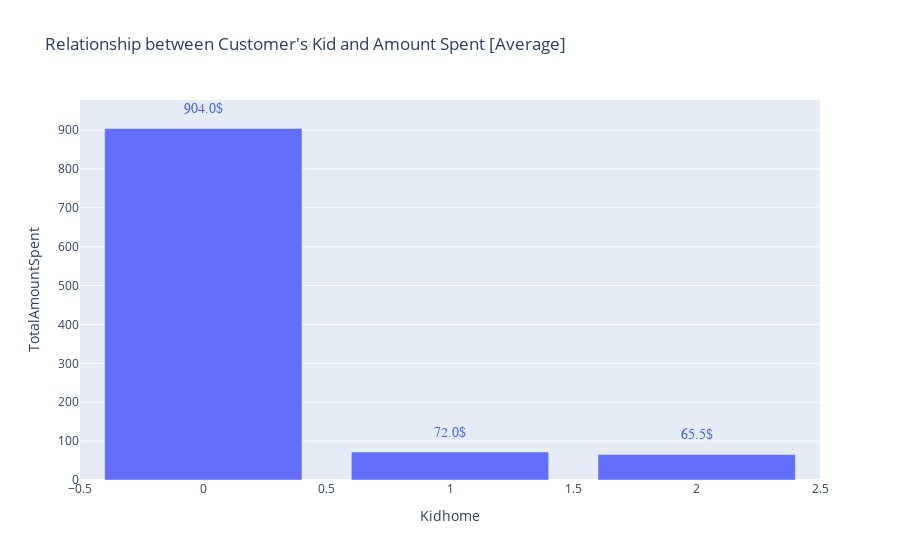

This figure's notebook cell:
### Code cell
mask = df.groupby("Kidhome")["TotalAmountSpent"].median()
mask = mask.reset_index()
fig = px.bar(data_frame=mask, x="Kidhome", y="TotalAmountSpent", height=500,
             title="Relationship between Customer's Kid and Amount Spent [Average]")

annotation = []
for x, y in zip(mask["Kidhome"], mask["TotalAmountSpent"]):
    annotation.append(
        dict(x=x, y=y +50,
             text=str(round(y, 2)) + '$',
             font=dict(family='Arial', size=14, color='rgb(66, 99, 236)'), showarrow=False)
    )
fig.update_xaxes(categoryorder='array', categoryarray= ["21-30", "31-40"])
fig.update_layout(annotations=annotation)
fig.show()

### Figure 1 — Plotly figure (JSON) as saved in the notebook; plotly's stock layout.template omitted (floating-point values rounded to 4 significant figures)
{"data": [{"alignmentgroup": "True", "hovertemplate": "Kidhome=%{x}<br>TotalAmountSpent=%{y}<extra></extra>", "legendgroup": "", "marker": {"color": "#636efa", "pattern": {"shape": ""}}, "name": "", "offsetgroup": "", "orientation": "v", "showlegend": false, "textposition": "auto", "type": "bar", "x": [0, 1, 2], "xaxis": "x", "y": [904, 72, 65.5], "yaxis": "y"}], "layout": {"annotations": [{"font": {"color": "rgb(66, 99, 236)", "family": "Arial", "size": 14}, "showarrow": false, "text": "904.0$", "x": 0, "y": 954}, {"font": {"color": "rgb(66, 99, 236)", "family": "Arial", "size": 14}, "showarrow": false, "text": "72.0$", "x": 1, "y": 122}, {"font": {"color": "rgb(66, 99, 236)", "family": "Arial", "size": 14}, "showarrow": false, "text": "65.5$", "x": 2, "y": 115.5}], "autosize": true, "barmode": "relative", "legend": {"tracegroupgap": 0}, "title": {"text": "Relationship between Customer's Kid and Amount Spent [Average]"}, "xaxis": {"anchor": "y", "autorange": true, "categoryarray": ["21-30", "31-40"], "categoryorder": "array", "domain": [0, 1], "range": [-0.5, 2.5], "title": {"text": "Kidhome"}, "type": "linear"}, "yaxis": {"anchor": "x", "autorange": true, "domain": [0, 1], "range": [0, 984.8], "title": {"text": "TotalAmountSpent"}, "type": "linear"}}}
